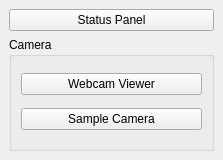
<?xml version="1.0" encoding="UTF-8"?>
<ui version="4.0">
 <class>MainWindow</class>
 <widget class="QMainWindow" name="MainWindow">
  <property name="geometry">
   <rect>
    <x>0</x>
    <y>0</y>
    <width>223</width>
    <height>160</height>
   </rect>
  </property>
  <property name="windowTitle">
   <string>MainWindow</string>
  </property>
  <widget class="QWidget" name="centralwidget">
   <layout class="QGridLayout" name="gridLayout">
    <item row="0" column="0">
     <widget class="QPushButton" name="status_btn">
      <property name="text">
       <string>Status Panel</string>
      </property>
     </widget>
    </item>
    <item row="1" column="0">
     <widget class="QGroupBox" name="groupBox">
      <property name="title">
       <string>Camera</string>
      </property>
      <layout class="QVBoxLayout" name="verticalLayout">
       <item>
        <widget class="QPushButton" name="webcam_btn">
         <property name="text">
          <string>Webcam Viewer</string>
         </property>
        </widget>
       </item>
       <item>
        <widget class="QPushButton" name="basler_btn">
         <property name="text">
          <string>Sample Camera</string>
         </property>
        </widget>
       </item>
      </layout>
     </widget>
    </item>
   </layout>
  </widget>
  <widget class="QMenuBar" name="menubar">
   <property name="geometry">
    <rect>
     <x>0</x>
     <y>0</y>
     <width>223</width>
     <height>22</height>
    </rect>
   </property>
  </widget>
 </widget>
 <resources/>
 <connections/>
</ui>
